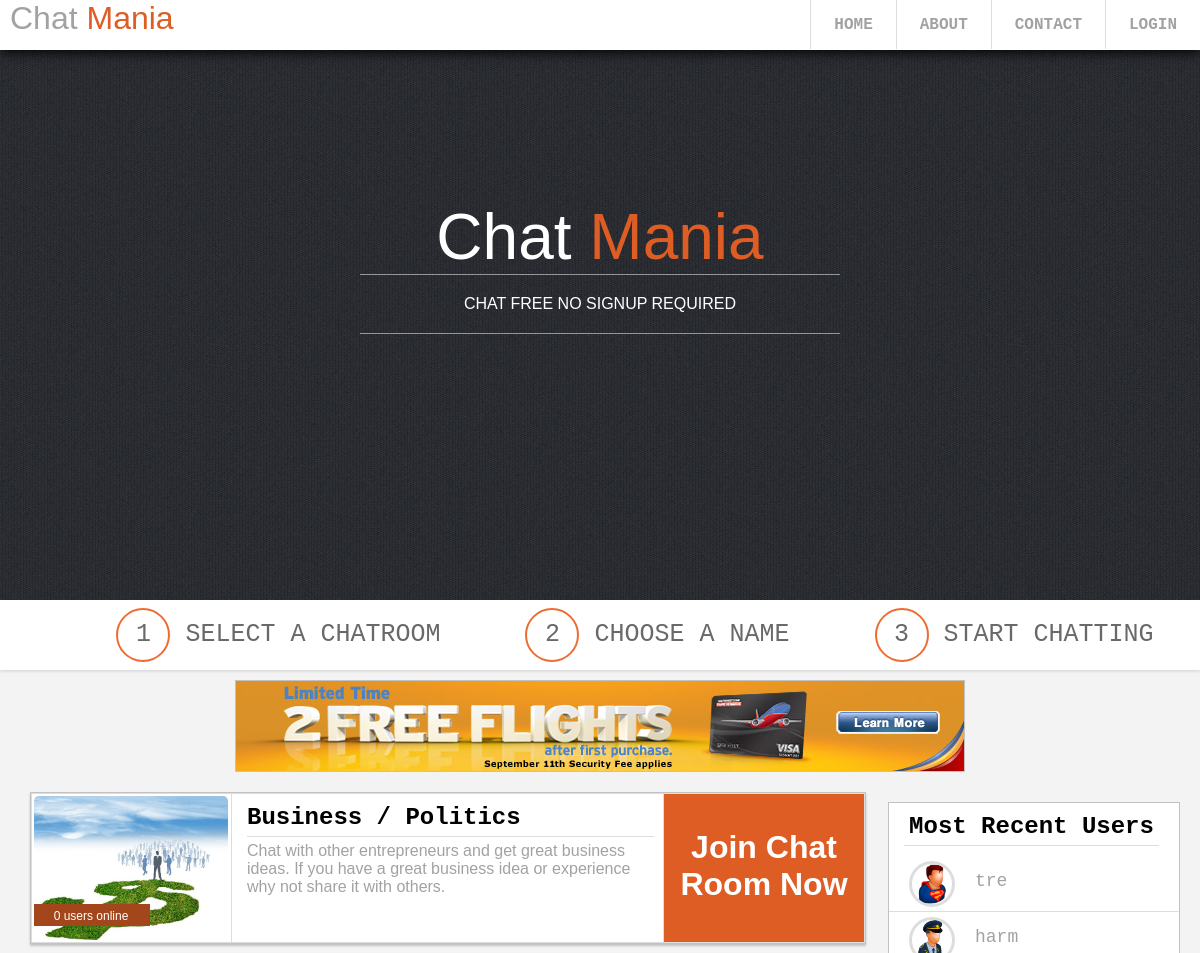
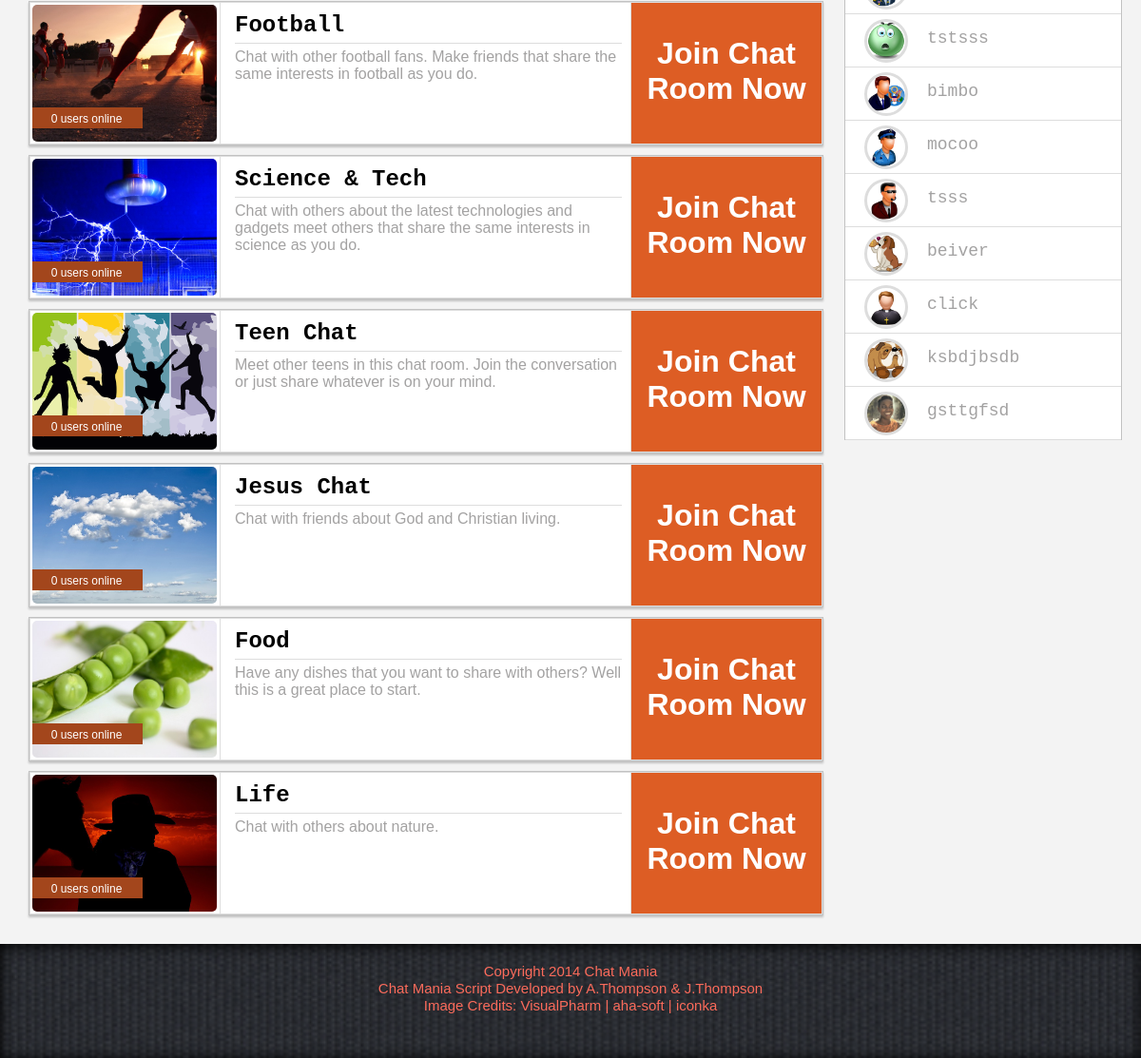
The page / on the database its author committed (2 pictures, top to bottom).
### tables this page shows
CREATE TABLE IF NOT EXISTS `settings` (
  `id` int(11) NOT NULL,
  `SiteTitle` varchar(100) DEFAULT NULL,
  `SiteDescription` text,
  `SiteBackground` varchar(200) DEFAULT NULL,
  `About` text,
  `Contact` text,
  `AdsCode` text NOT NULL,
  `AdsCodeH` text NOT NULL,
  UNIQUE KEY `SiteTitle` (`SiteTitle`)
);

CREATE TABLE IF NOT EXISTS `users` (
  `Name` varchar(100) DEFAULT NULL,
  `Password` varchar(100) NOT NULL,
  `Sex` varchar(2) NOT NULL,
  `LoginDate` datetime NOT NULL,
  `lastDetected` datetime DEFAULT NULL,
  `Image` varchar(100) DEFAULT NULL,
  `CurrentRoom` int(11) NOT NULL,
  UNIQUE KEY `Name` (`Name`)
);

### sitedata.php (called while the page is built, shortened)
<?php
include 'config.php';
$roomName = array();
$roomDescription = array();
$roomId = array();
$results = mysql_query('SELECT * FROM settings');
while($row = mysql_fetch_array($results)){
	$t = explode("#", $row['SiteTitle']);
	$siteTitle1 = $t[0];
	$siteTitle2 = $t[1];
	$siteDescription = $row['SiteDescription'];
	$adsh = $row['AdsCodeH'];
}
$results = mysql_query('SELECT * FROM chatrooms');
while($row = mysql_fetch_array($results)){
	$roomName[] = $row['Name'];
	$roomDescription[] = $row['Description'];
	$roomId[] = $row['id'];
}
?>

### config.php (called while the page is built)
<?php
$dbHost = "localhost";
$dbName = "chatmania3";
$dbUsername = "root";
$dbPassword = "";
?>

### startdb.php (called while the page is built, shortened)
<?php
include 'config.php';
function startDB($query){
	$results = mysql_query($query);
	return $results;
}
?>

### index.php (the view, shortened to what this page needs)
<?php
include 'sitedata.php';
include 'startdb.php';
?>
<!DOCTYPE html>
<html>
	<head>
		<link rel="stylesheet" type="text/css" href="chatmain.css" />
		<link rel="stylesheet" type="text/css" href="footer.css" />
	</head>
	<body>
		<div id='topNav'>
			<div id='siteTilleHolder'>
				<h1 id='siteTile'><?php echo $siteTitle1 . " <span id='st1'>" . $siteTitle2 ."</span>" ?></h1>
			</div>
			<div id='topLinksHolder'>
				<ul>
					<li><a href='index.php'>HOME</a></li>
					<li><a href='about.php'>ABOUT</a></li>
					<li><a href='contact.php'>CONTACT</a></li>
					<?php if(isset($_SESSION['username'])): ?>
					<li id='usr'><a id='userprofimg'></a>
						<ul id='usr-drop'>
							<li><a href='userprofile.php?username=<?php echo $_SESSION['username'] ?>'>MY PROFILE</a></li>
							<li><a href='userlogout.php'>LOGOUT</a></li>
						</ul>
					</li>
					<?php else: ?>
						<li><a href='userlogin.php'>LOGIN</a></li>
					<?php endif ?>
				</ul>
			</div>
		</div>
		<div id='welcomeNav'>
			<div id='welcomeText'>
				<a><?php echo "<span id='wt1'>" . $siteTitle1 . "  </span> <span id='wt2'>" . $siteTitle2 ."</span>" ?></a>
				<a id='welcomeDescription'><?php echo $siteDescription ?></a>
			</div>
		</div>
		<div id='bottomNav'>
			<a class="bottomNavText"><span class="infoNum">1</span> Select A Chatroom <span class="infoNum">2</span> Choose a Name <span class="infoNum">3</span> Start Chatting</a>
		</div>
		<div id='main'>
			<div id='adsh'>
				<?php if(strlen($adsh) <=1){
							echo "<img src=\"Images/adsh.jpg\" width=\"728\" height=\"90\" />";
						}else{
							echo $adsh;
						}
				?>
			</div>
			<div id='right-sidebar'>
				<div id='leftBar'>
					<h2>Most Recent Users</h2>
					<div id="leftBarBottom">
						<?php
							$usersResult = startDB("SELECT * FROM users ORDER BY lastDetected DESC LIMIT 0, 10");
							while($row = mysql_fetch_array($usersResult)):
								$topDir = 'Images/Avatars/' ;
								if(substr($row['Image'], 0, 4) == 'user'){
									$topDir = 'Images/UserAvatars/';
								}
								$style = "background: url('". $topDir. $row['Image'] . "');";
								$style .= "background-size: cover;";
								$style .= "background-position: center center;";
						?>
						<div class="recentUserBox">
							<div style="<?php echo $style; ?>" class="recentUserBoxImage">
							</div>
							<a class="recentUserBoxName"><?php echo $row['Name'] ?></a>
						</div>
						<?php endwhile; ?>
					</div>
				</div>
			</div>
			<div id='rightBar'>
				<?php for($i=0; $i<count($roomName); $i++): ?>
					<div class="chatRoomBox" id = "<?php echo 'room' . $i; ?>" onclick="window.location = 'chatroom.php?room=' + <?php echo $roomId[$i]; ?>;">
						<div class="chatRoomBoxIco">
							<div class="chatRoomIco">
								<div class="chatRoomIcoNumUsers">
									<a><?php
									$min =date('i') - 5;
									if($min>0){
										$recTime = date('Y-m-d H:'.$min.':s');
									}else{
										$recTime = date('Y-m-d H:0:0');
									}
									$numResults = startDB("SELECT * FROM users WHERE CurrentRoom = "."'". $roomId[$i] ."' and lastDetected > '$recTime' ORDER BY lastDetected DESC;" );
									echo mysql_num_rows($numResults);
									 ?>
									 users online</a>
								</div>
							</div>
						</div>
						<div class="chatRoomBoxBtn">
							<h1>Join Chat Room Now</h1>
						</div>
						<div class="chatRoomBoxInfo">
							<div class="chatRoomInfo">
									<h2 class="chatRoomTitle"><?php echo $roomName[$i]; ?></h2>
									<a class="chatRoomText"><?php echo $roomDescription[$i]; ?></a>
							</div>
						</div>
					</div>
				<?php endfor; ?>
			</div>
		</div>
		<?php include 'footer.php' ?>
	</body>
</html>

### footer.php (shortened to what this page needs)
<div id='footer'>
	<a id='footer-credits'>Copyright 2014 Chat Mania</a></br>
	<a class='footer-attr'>Chat Mania Script Developed by A.Thompson & J.Thompson</a></br>
	<a class='footer-attr'>Image Credits: </a><a class='footer-attr' href="http://www.visualpharm.com" rel='nofollow'> VisualPharm | </a><a class='footer-attr' href="http://www.aha-soft.com" rel='nofollow'>aha-soft | </a>
	<a class='footer-attr' href="http://www.iconka.com/" rel='nofollow'>iconka</a>
</div>

### footer.css (style rules this page uses)
#footer { display: block; clear: both; height: 100px; background-color: #37485A; background: url("Images/vertical_cloth.png") no-repeat; background-position: center center; background-size: cover; box-shadow: inset 0px 2px 15px black; text-align: center; padding-top: 20px; }
#footer-credits, .footer-attr { color:#fb6b5b; font-family: Arial; font-size: 15px; text-decoration: none; }
.footer-attr:link, .footer-attr:visited { text-decoration: none; }

### rows shown on the page
settings: SiteTitle "Chat", SiteTitle "Mania", SiteDescription "CHAT FREE NO SIGNUP REQUIRED"
users: Image (picture), Name "tre"
users: Image (picture), Name "harm"
users: Image (picture), Name "tstsss"
users: Image (picture), Name "bimbo"
users: Image (picture), Name "mocoo"
users: Image (picture), Name "tsss"
users: Image (picture), Name "beiver"
users: Image (picture), Name "click"
users: Image (picture), Name "ksbdjbsdb"
users: Image (picture), Name "gsttgfsd"

### other values the page prints
mysql_num_rows($numResults) "0"
$roomName[$i] "Business / Politics"
$roomDescription[$i] "Chat with other entrepreneurs and get great business ideas. If you have a great business idea or experience why not share it with others."
$roomName[$i] "Football"
$roomDescription[$i] "Chat with other football fans. Make friends that share the same interests in football as you do."
$roomName[$i] "Science & Tech"
$roomDescription[$i] "Chat with others about the latest technologies and gadgets meet others that share the same interests in science as you do."
$roomName[$i] "Teen Chat"
$roomDescription[$i] "Meet other teens in this chat room. Join the conversation or just share whatever is on your mind."
$roomName[$i] "Jesus Chat"
$roomDescription[$i] "Chat with friends about God and Christian living."
$roomName[$i] "Food"
$roomDescription[$i] "Have any dishes that you want to share with others? Well this is a great place to start."
$roomName[$i] "Life"
$roomDescription[$i] "Chat with others about nature."
